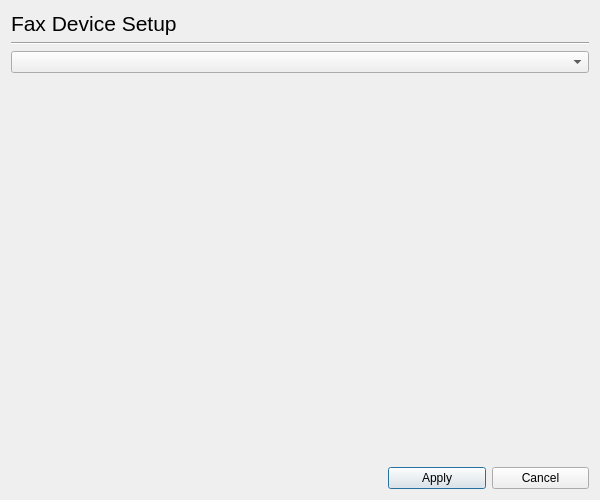
<ui version="4.0" >
 <class>Dialog</class>
 <widget class="QDialog" name="Dialog" >
  <property name="geometry" >
   <rect>
    <x>0</x>
    <y>0</y>
    <width>600</width>
    <height>500</height>
   </rect>
  </property>
  <property name="windowTitle" >
   <string>HP Device Manager - Fax Device Setup</string>
  </property>
  <layout class="QGridLayout" >
   <item row="0" column="0" >
    <widget class="QLabel" name="label" >
     <property name="font" >
      <font>
       <pointsize>16</pointsize>
      </font>
     </property>
     <property name="text" >
      <string>Fax Device Setup</string>
     </property>
    </widget>
   </item>
   <item row="1" column="0" colspan="4" >
    <widget class="Line" name="line" >
     <property name="orientation" >
      <enum>Qt::Horizontal</enum>
     </property>
    </widget>
   </item>
   <item row="2" column="0" colspan="4" >
    <widget class="DeviceUriComboBox" name="FaxComboBox" />
   </item>
   <item row="3" column="1" >
    <spacer>
     <property name="orientation" >
      <enum>Qt::Vertical</enum>
     </property>
     <property name="sizeHint" >
      <size>
       <width>20</width>
       <height>321</height>
      </size>
     </property>
    </spacer>
   </item>
   <item row="4" column="0" colspan="2" >
    <spacer>
     <property name="orientation" >
      <enum>Qt::Horizontal</enum>
     </property>
     <property name="sizeHint" >
      <size>
       <width>371</width>
       <height>20</height>
      </size>
     </property>
    </spacer>
   </item>
   <item row="4" column="2" >
    <widget class="QPushButton" name="ApplyButton" >
     <property name="text" >
      <string>Apply</string>
     </property>
    </widget>
   </item>
   <item row="4" column="3" >
    <widget class="QPushButton" name="CancelButton" >
     <property name="text" >
      <string>Cancel</string>
     </property>
    </widget>
   </item>
  </layout>
 </widget>
 <customwidgets>
  <customwidget>
   <class>DeviceUriComboBox</class>
   <extends>QComboBox</extends>
   <header>deviceuricombobox.h</header>
  </customwidget>
 </customwidgets>
 <resources/>
 <connections/>
</ui>
